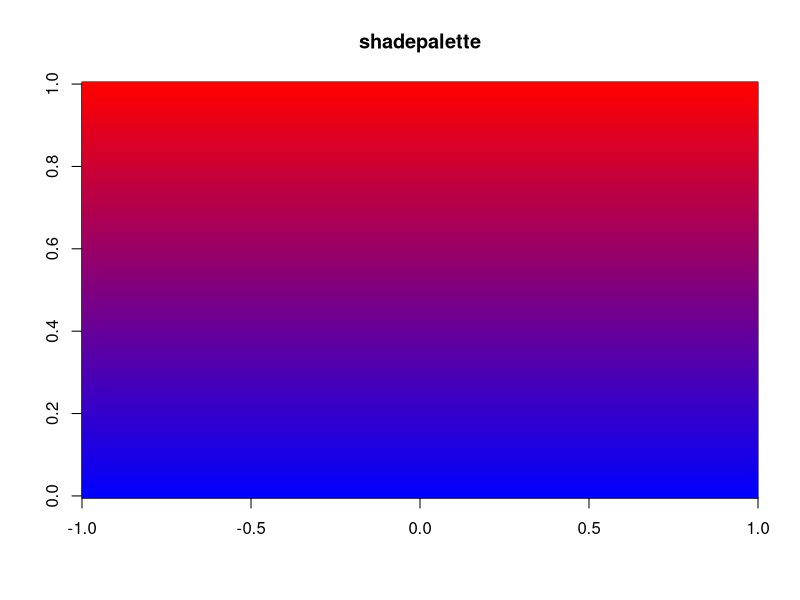

R code for this plot:
# r2py crawler metadata
# package: shape
# source_type: rd_example
# topic: shadepalette.Rd
# source_file: C:\Users\bened\AppData\Local\R\win-library\4.5\shape\help
# lines: 4

suppressPackageStartupMessages(library(shape))
shadepalette(n = 10, "white", "black")
image(matrix(nrow = 1, ncol = 100, data = 1:100),
      col = shadepalette(100, "red", "blue"), main = "shadepalette")
